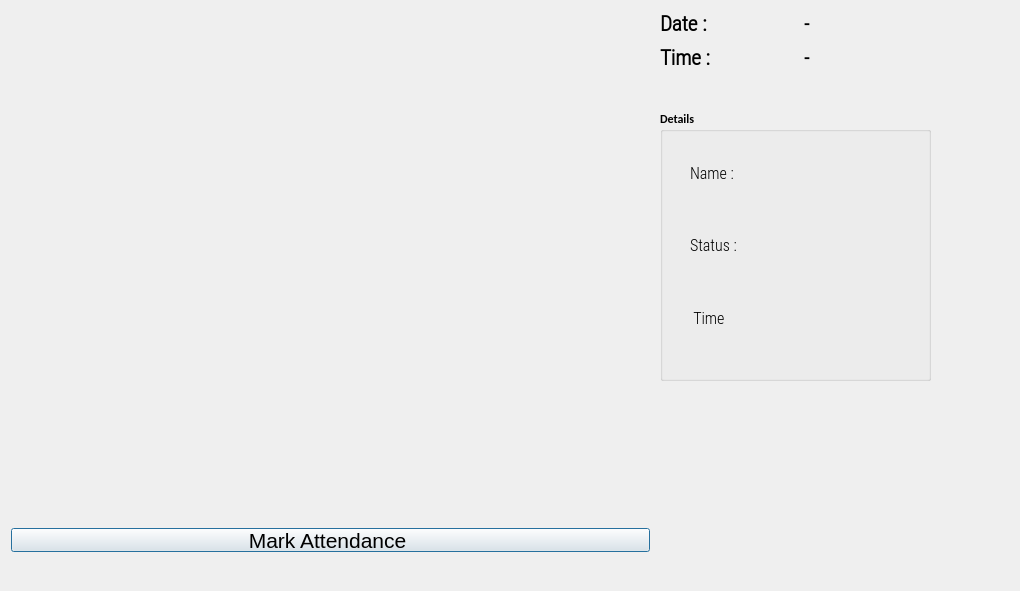
<?xml version="1.0" encoding="UTF-8"?>
<ui version="4.0">
 <class>OutputDialog</class>
 <widget class="QDialog" name="OutputDialog">
  <property name="geometry">
   <rect>
    <x>0</x>
    <y>0</y>
    <width>1020</width>
    <height>591</height>
   </rect>
  </property>
  <property name="minimumSize">
   <size>
    <width>0</width>
    <height>0</height>
   </size>
  </property>
  <property name="maximumSize">
   <size>
    <width>1280</width>
    <height>720</height>
   </size>
  </property>
  <property name="font">
   <font>
    <family>Calibri</family>
    <weight>75</weight>
    <bold>true</bold>
   </font>
  </property>
  <property name="windowTitle">
   <string>Face Recognition Attendance App</string>
  </property>
  <property name="windowIcon">
   <iconset resource="resource.qrc">
    <normaloff>:/icon/icon.png</normaloff>:/icon/icon.png</iconset>
  </property>
  <widget class="QLabel" name="imgLabel">
   <property name="geometry">
    <rect>
     <x>10</x>
     <y>10</y>
     <width>640</width>
     <height>480</height>
    </rect>
   </property>
   <property name="minimumSize">
    <size>
     <width>4</width>
     <height>0</height>
    </size>
   </property>
   <property name="maximumSize">
    <size>
     <width>640</width>
     <height>480</height>
    </size>
   </property>
   <property name="text">
    <string/>
   </property>
  </widget>
  <widget class="QWidget" name="horizontalLayoutWidget">
   <property name="geometry">
    <rect>
     <x>10</x>
     <y>500</y>
     <width>641</width>
     <height>80</height>
    </rect>
   </property>
   <layout class="QHBoxLayout" name="horizontalLayout">
    <item alignment="Qt::AlignHCenter">
     <widget class="QPushButton" name="ClockInButton">
      <property name="minimumSize">
       <size>
        <width>639</width>
        <height>24</height>
       </size>
      </property>
      <property name="maximumSize">
       <size>
        <width>639</width>
        <height>24</height>
       </size>
      </property>
      <property name="font">
       <font>
        <family>MS Shell Dlg 2</family>
        <pointsize>16</pointsize>
        <weight>50</weight>
        <italic>false</italic>
        <bold>false</bold>
       </font>
      </property>
      <property name="styleSheet">
       <string notr="true">font: 16pt &quot;MS Shell Dlg 2&quot;;</string>
      </property>
      <property name="text">
       <string>Mark Attendance </string>
      </property>
      <property name="iconSize">
       <size>
        <width>20</width>
        <height>20</height>
       </size>
      </property>
      <property name="checkable">
       <bool>true</bool>
      </property>
     </widget>
    </item>
   </layout>
  </widget>
  <widget class="QWidget" name="gridLayoutWidget">
   <property name="geometry">
    <rect>
     <x>660</x>
     <y>10</y>
     <width>281</width>
     <height>61</height>
    </rect>
   </property>
   <layout class="QGridLayout" name="gridLayout_2">
    <item row="0" column="0">
     <widget class="QLabel" name="label">
      <property name="font">
       <font>
        <family>Roboto Condensed Light</family>
        <pointsize>16</pointsize>
        <weight>75</weight>
        <bold>true</bold>
       </font>
      </property>
      <property name="text">
       <string>Date :</string>
      </property>
     </widget>
    </item>
    <item row="0" column="1">
     <widget class="QLabel" name="Date_Label">
      <property name="font">
       <font>
        <family>Roboto Condensed Light</family>
        <pointsize>15</pointsize>
        <weight>75</weight>
        <bold>true</bold>
       </font>
      </property>
      <property name="text">
       <string>-</string>
      </property>
     </widget>
    </item>
    <item row="1" column="0">
     <widget class="QLabel" name="label_2">
      <property name="font">
       <font>
        <family>Roboto Condensed Light</family>
        <pointsize>16</pointsize>
        <weight>75</weight>
        <bold>true</bold>
       </font>
      </property>
      <property name="text">
       <string>Time :</string>
      </property>
     </widget>
    </item>
    <item row="1" column="1">
     <widget class="QLabel" name="Time_Label">
      <property name="font">
       <font>
        <family>Roboto Condensed Light</family>
        <pointsize>15</pointsize>
        <weight>75</weight>
        <bold>true</bold>
       </font>
      </property>
      <property name="text">
       <string>-</string>
      </property>
     </widget>
    </item>
   </layout>
  </widget>
  <widget class="QGroupBox" name="groupBox">
   <property name="geometry">
    <rect>
     <x>660</x>
     <y>110</y>
     <width>271</width>
     <height>271</height>
    </rect>
   </property>
   <property name="title">
    <string>Details</string>
   </property>
   <widget class="QWidget" name="verticalLayoutWidget">
    <property name="geometry">
     <rect>
      <x>30</x>
      <y>30</y>
      <width>122</width>
      <height>211</height>
     </rect>
    </property>
    <layout class="QVBoxLayout" name="verticalLayout">
     <item>
      <widget class="QLabel" name="label_3">
       <property name="font">
        <font>
         <family>Roboto Condensed Light</family>
         <pointsize>12</pointsize>
         <weight>50</weight>
         <bold>false</bold>
        </font>
       </property>
       <property name="text">
        <string>Name : </string>
       </property>
      </widget>
     </item>
     <item>
      <widget class="QLabel" name="label_4">
       <property name="font">
        <font>
         <family>Roboto Condensed Light</family>
         <pointsize>12</pointsize>
         <weight>50</weight>
         <bold>false</bold>
        </font>
       </property>
       <property name="text">
        <string>Status :</string>
       </property>
      </widget>
     </item>
     <item>
      <widget class="QLabel" name="label_5">
       <property name="font">
        <font>
         <family>Roboto Condensed Light</family>
         <pointsize>12</pointsize>
         <weight>50</weight>
         <bold>false</bold>
        </font>
       </property>
       <property name="text">
        <string> Time</string>
       </property>
      </widget>
     </item>
    </layout>
   </widget>
   <widget class="QWidget" name="verticalLayoutWidget_2">
    <property name="geometry">
     <rect>
      <x>120</x>
      <y>30</y>
      <width>131</width>
      <height>211</height>
     </rect>
    </property>
    <layout class="QVBoxLayout" name="verticalLayout_2">
     <item>
      <widget class="QLabel" name="NameLabel">
       <property name="font">
        <font>
         <family>Roboto Condensed Light</family>
         <pointsize>12</pointsize>
         <weight>50</weight>
         <bold>false</bold>
        </font>
       </property>
       <property name="text">
        <string/>
       </property>
      </widget>
     </item>
     <item>
      <widget class="QLabel" name="StatusLabel">
       <property name="font">
        <font>
         <family>Roboto Condensed Light</family>
         <pointsize>12</pointsize>
         <weight>50</weight>
         <bold>false</bold>
        </font>
       </property>
       <property name="text">
        <string/>
       </property>
      </widget>
     </item>
     <item>
      <layout class="QHBoxLayout" name="horizontalLayout_2">
       <item>
        <widget class="QLabel" name="HoursLabel">
         <property name="font">
          <font>
           <family>Roboto Condensed Light</family>
           <pointsize>12</pointsize>
           <weight>50</weight>
           <bold>false</bold>
          </font>
         </property>
         <property name="text">
          <string/>
         </property>
        </widget>
       </item>
       <item>
        <widget class="QLabel" name="MinLabel">
         <property name="font">
          <font>
           <family>Roboto Condensed Light</family>
           <pointsize>12</pointsize>
           <weight>50</weight>
           <bold>false</bold>
          </font>
         </property>
         <property name="text">
          <string/>
         </property>
        </widget>
       </item>
      </layout>
     </item>
    </layout>
   </widget>
  </widget>
 </widget>
 <resources>
  <include location="resource.qrc"/>
 </resources>
 <connections/>
</ui>
